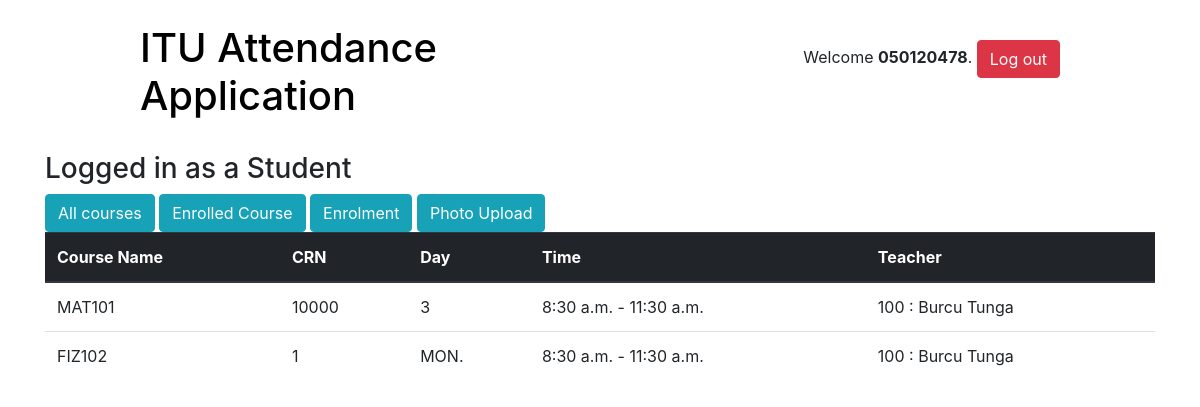
The page /student-lecture (signed in) on the database its author committed.
### student/models.py (models this page shows, shortened)
class MyUser(AbstractUser):
    is_student = models.BooleanField('student status', default=False)
    is_teacher = models.BooleanField('teacher status', default=False)

class StudentCourse(models.Model):
    student_table = models.ForeignKey('Student', on_delete=models.SET_NULL, null=True, blank=True)
    lecture_table = models.ForeignKey('Lecture', on_delete=models.SET_NULL, null=True, blank=True)

class Lecture(models.Model):
    CHOICES = (
        ('MON.', 'Monday'),
        ('TUES.', 'Tuesday'),
        ('WED.', 'Wednesday'),
        ('THU.', 'Thursday'),
        ('FRI.', 'Friday'),
    )
    lecture_crn = models.CharField(primary_key=True, max_length=5, help_text="section crn")
    lecture_day = models.CharField(choices=CHOICES, max_length=10)
    course_id = models.ForeignKey('Course', on_delete=models.SET_NULL, null=True, blank=True)
    teacher_no = models.ForeignKey('Teacher', on_delete=models.SET_NULL, null=True, blank=True)
    start_time = models.TimeField(default=datetime.time(8, 30), null=False, blank=False)
    end_time = models.TimeField(default=datetime.time(11, 30), null=False, blank=False)

class Course(models.Model):
    course_id = models.AutoField(primary_key=True, help_text="Course id")
    course_name = models.CharField(max_length=50, help_text="Course name")

class Teacher(models.Model):
    user = models.OneToOneField(settings.AUTH_USER_MODEL, on_delete=models.CASCADE, primary_key=True)
    teacher_no = models.CharField(unique=True, max_length=9, help_text="teacher id")
    teacher_name = models.CharField(max_length=50, help_text="teacher name")
    teacher_surname = models.CharField(max_length=50, help_text="teacher surname")
    def __str__(self):
        return f"{self.teacher_no} : {self.teacher_name} {self.teacher_surname}"

### student/views.py (the view)
# urls.py: path('student-lecture', views.GetStudentLecture.as_view(), name='student-lecture'),
class GetStudentLecture(LoginRequiredMixin, generic.ListView):
    model = Lecture
    template_name = "student/student_course.html"
    def get_queryset(self):
        return Lecture.objects.all()
    def get_context_data(self, **kwargs):
        context = super(GetStudentLecture, self).get_context_data(**kwargs)
        context['student_courses'] = StudentCourse.objects.all()
        return context

### student/templates/student/student_course.html
{% extends "base_generic.html" %}
{% block student_course %}
    <table class="table">
      <thead class="thead-dark">
        <tr>
          <th scope="col">Course Name</th>
          <th scope="col">CRN</th>
          <th scope="col">Day</th>
          <th scope="col">Time</th>
          <th scope="col">Teacher</th>
          </tr>
      </thead>
      <tbody>
        {% for studentCourse in student_courses %}
          {% if user.username == studentCourse.student_table.student_no %}
            <tr>
              <td>{{ studentCourse.lecture_table.course_id.course_name }}</td>
              <td>{{ studentCourse.lecture_table.lecture_crn }}</td>
              <td>{{ studentCourse.lecture_table.lecture_day }}</td>
              <td>{{ studentCourse.lecture_table.start_time }} - {{ studentCourse.lecture_table.end_time }}</td>
              <td>{{ studentCourse.lecture_table.teacher_no }}</td>
            </tr>
          {% endif %}
        {% endfor %}
      </tbody>
    </table>
{% endblock %}

### templates/base_generic.html (shortened to what this page needs)
{% load static %}<!DOCTYPE html>
<html lang="en">
  <head>
    <link rel="stylesheet" href="https://maxcdn.bootstrapcdn.com/bootstrap/4.0.0/css/bootstrap.min.css">
  </head>
  <body>
    <div class="container my-4">
      <div class="row justify-content-center">
        <div class="col-md-10 col-sm-12">
          <div class="row">
            <div class="col-6">
              <a href="{% url 'index' %}" style="color: black"> <h1>ITU Attendance Application</h1> </a>
            </div>
            <div class="col-6 text-right">
              {% if user.is_authenticated %}
                <p class="pt-3">Welcome <strong>{{ user.username }}</strong>. <a href="{% url 'logout' %}" class="btn btn-danger" role="button">Log out</a></p>
              {% else %}
                <a href="{% url 'login' %}" class="btn btn-light" role="button">Log in</a>
                <a href="{% url 'signup' %}" class="btn btn-primary" role="button">Sign up</a>
              {% endif %}
            </div>
          </div>
        </div>
      </div>
    </div>
    <div class="container">
      <div>
        {%  if user.is_student %}
          <h3>Logged in as a Student</h3>
          <a href="{% url 'all-lectures' %}" class="btn btn-info" role="button">All courses</a>
          <a href="{% url 'student-lecture' %}" class="btn btn-info" role="button">Enrolled Course</a>
          <a href="{% url 'lecture-enrolment' %}" class="btn btn-info" role="button">Enrolment</a>
          <a href="{% url 'upload-photo' %}" class="btn btn-info" role="button">Photo Upload</a>
          <br>
          {% block student_course %}{% endblock %}
          <br>
          <br>
        {% endif %}
      </div>
  </div>
  </body>
</html>

### rows shown on the page
MyUser: username "050120478"
StudentCourse: lecture_table.course_id.course_name "MAT101", lecture_table.lecture_crn "10000", lecture_table.lecture_day "3", lecture_table.start_time "8:30 a.m.", lecture_table.end_time "11:30 a.m.", lecture_table.teacher_no "100 : Burcu Tunga"
StudentCourse: lecture_table.course_id.course_name "FIZ102", lecture_table.lecture_crn "1", lecture_table.lecture_day "MON.", lecture_table.start_time "8:30 a.m.", lecture_table.end_time "11:30 a.m.", lecture_table.teacher_no "100 : Burcu Tunga"
